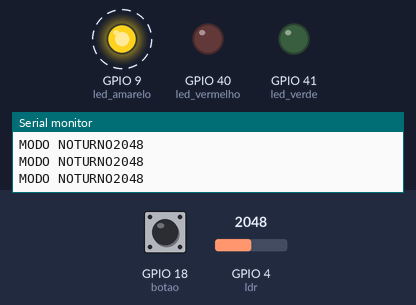
A sketch run on a simulated ESP32-S3. On the bench: output pins drawn as LEDs (lit = HIGH), the last lines printed to the serial monitor. Dashed ring = blinking. Inputs (shaded band) come from the test bench; at power-on: GPIO 4 (ldr) = 2048, GPIO 18 (botao) LOW. WiFi joins after 1.5 s; servers stay silent unless stated.

Above: at 1.2 s.
1.3 s: GPIO 4 (ldr) set to 630
4.3 s: GPIO 4 (ldr) set to 571
At 4.7 s:
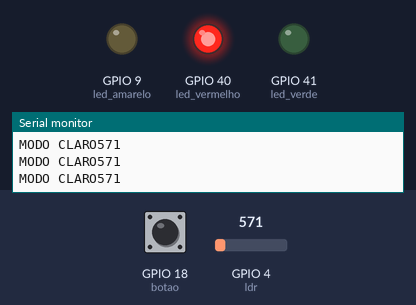
5.8 s: GPIO 4 (ldr) set to 1040
At 7.6 s:
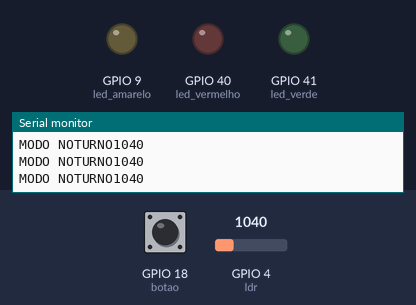
8.8 s: GPIO 4 (ldr) set to 491
At 9.4 s:
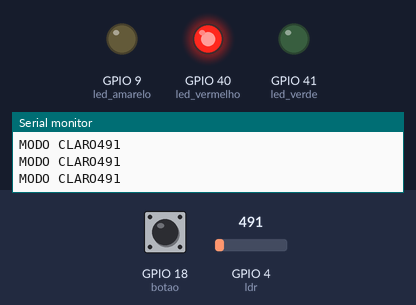
11.8 s: GPIO 18 (botao) pulled HIGH for 0.15 s
19.5 s: GPIO 18 (botao) pulled HIGH for 0.15 s
At 21.5 s:
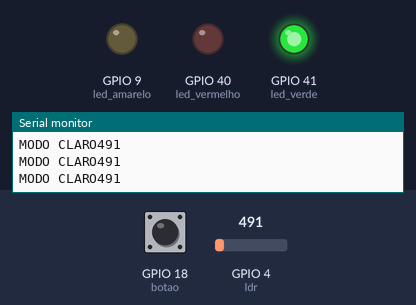
Timing chart, 0 to 23.0 s (numbered marks = the images above; inputs shaded):
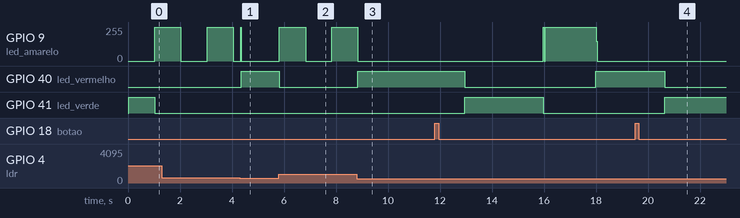

Measured:
- the behaviour switches between 600 and 599 on GPIO 4 (ldr) (found by bisection; images 0 and 1)
- after the input at 4.3 s, GPIO 9 (led_amarelo): 0/255 → 255/255 after 0.03 s instead of 0.76 s; GPIO 40 (led_vermelho): LOW → HIGH after 0.05 s
- after the input at 5.8 s, GPIO 9 (led_amarelo): 0/255 → 255/255 at once, → 0/255 1.0 s later, → 255/255 1.0 s later; GPIO 40 (led_vermelho): HIGH → LOW at once
- after the input at 8.8 s, GPIO 9 (led_amarelo): goes on until 8.8 s, then stays 0/255; GPIO 40 (led_vermelho): LOW → HIGH at once
- after the input at 19.5 s, GPIO 40 (led_vermelho): HIGH → LOW after 1.2 s instead of 3.5 s; GPIO 41 (led_verde): LOW → HIGH after 1.2 s instead of 3.5 s

The sketch:

sketch.ino
```cpp
#include <WiFi.h>
#include <HTTPClient.h>

#define led_verde 41 // Pino utilizado para controle do led verda
#define led_vermelho 40 // Pino utilizado para controle do led vermelho
#define led_amarelo 9 // Pino utilizado para controle do led azul

const int botao = 18;  // Numero do pino do botao
int estadoBotao = 0;  // estado do botao

const int ldr = 4;  // numero pino ldr
int mediaClaro = 600;

unsigned long tempoAtual;
unsigned long ultimoTempo1 = 0; // Valor inicial de 0.
unsigned long ultimoTempo2 = 0; // Valor inicial de 0.

bool ligaAmarelo = 0; // desligado
bool ligaVerde = 1;
bool ligaVermelho = 0;

int tempoVermelho = 5000;
int tempoDebounce = 50;
int contador = 0;      // Contador de quantas vezes o botão foi pressionado

bool ultimoEstadoBotao = 0;
unsigned long ultimoTempoDebounce = 0;

void setup() {

  // Configuração inicial dos pinos para controle dos leds como OUTPUTs (saídas) do ESP32
  pinMode(led_amarelo, OUTPUT);
  pinMode(led_verde, OUTPUT);
  pinMode(led_vermelho, OUTPUT);

  // Inicialização das entradas
  pinMode(botao, INPUT); // Inicializa o botao como input

  digitalWrite(led_amarelo, LOW);
  digitalWrite(led_verde, LOW);
  digitalWrite(led_vermelho, LOW);

  Serial.begin(9600); // Configuração para debug por interface serial entre ESP e computador com baud rate de 9600

  WiFi.begin("Wokwi-GUEST", ""); // Conexão à rede WiFi aberta com SSID Wokwi-GUEST

  // while (WiFi.status() != WL_CONNECTED) {
  //   delay(100);
  //   Serial.print(".");
  // }
  Serial.println("Conectado ao WiFi com sucesso!"); // Considerando que saiu do loop acima, o ESP32 agora está conectado ao WiFi (outra opção é colocar este comando dentro do if abaixo)

  // Verifica estado do botão
  estadoBotao = digitalRead(botao);
  if (estadoBotao == HIGH) {
    Serial.println("Botão pressionado!");
  } else {
    Serial.println("Botão não pressionado!");
  }

  if (WiFi.status() == WL_CONNECTED) { // Se o ESP32 estiver conectado à Internet
    HTTPClient http;

    String serverPath = "http://www.google.com.br/"; // Endpoint da requisição HTTP

    http.begin(serverPath.c_str());

    int httpResponseCode = http.GET(); // Código do Resultado da Requisição HTTP

    if (httpResponseCode > 0) {
      Serial.print("HTTP Response code: ");
      Serial.println(httpResponseCode);
      String payload = http.getString();
      //Serial.println(payload);
      Serial.println("Mensagem recebida!");
    }
    else {
      Serial.print("Error code: ");
      Serial.println(httpResponseCode);
    }
    http.end();
  }

  else {
    Serial.println("WiFi Disconnected");
  }
}

void loop() {
  int ldrstatus = analogRead(ldr);
  bool noite = false;
  tempoAtual = millis();

  if (ldrstatus >= mediaClaro) {
    Serial.print("MODO NOTURNO");
    Serial.println(ldrstatus);
    noite = true;


  } else {
    Serial.print("MODO CLARO");
    Serial.println(ldrstatus);
    noite = false;

    digitalWrite(led_amarelo, LOW);
  }

  // Ativa Modo noturno
  if (noite) {
    // Modo intermitente Led Amarelo 1sec
    if (tempoAtual - ultimoTempo1 > 1000) {
      ligaAmarelo = !ligaAmarelo;
      ligaVerde = false;
      ligaVermelho = false;
      ultimoTempo1 = tempoAtual;
    }
  } else {

    // Liga LED Vermelho, verifica se já passou 2sec que o led amarelo estava ligado
    if (tempoAtual - ultimoTempo2 > 2000 && ligaAmarelo) {
      ligaAmarelo = false;
      ligaVerde = false;
      ligaVermelho = !ligaVermelho;
      ultimoTempo2 = tempoAtual;
    }

    // Liga LED Amarelo, verifica se já passou 3sec que o led verde estava ligado
    if (tempoAtual - ultimoTempo2 > 3000 && ligaVerde) {
      ligaAmarelo = !ligaAmarelo;
      ligaVerde = false;
      ligaVermelho = false;
      ultimoTempo2 = tempoAtual;
    }

    // Liga LED Verde, verifica se já passou 5sec que o led vermelho estava ligado
    if (tempoAtual - ultimoTempo2 > tempoVermelho && ligaVermelho) {
      ligaAmarelo = false;
      ligaVerde = !ligaVerde;
      ligaVermelho = false;
      ultimoTempo2 = tempoAtual;
      tempoVermelho = 5000;
    }

    // Reseta o funcionamento a pos a troca de dia e noite
    if (!ligaVermelho && !ligaVerde && !ligaAmarelo) {
      ligaAmarelo = true;
      ligaVerde = false;
      ligaVermelho = false;
    }


    bool btnApertado = digitalRead(botao);

    if (btnApertado&& ligaVermelho) {
      tempoVermelho = 1000;
      ultimoTempo2 = tempoAtual;
    }

  }

  // Controla os led, acendendo e apagando
  digitalWrite(led_amarelo, ligaAmarelo);
  digitalWrite(led_vermelho, ligaVermelho);
  digitalWrite(led_verde, ligaVerde);
}
```
